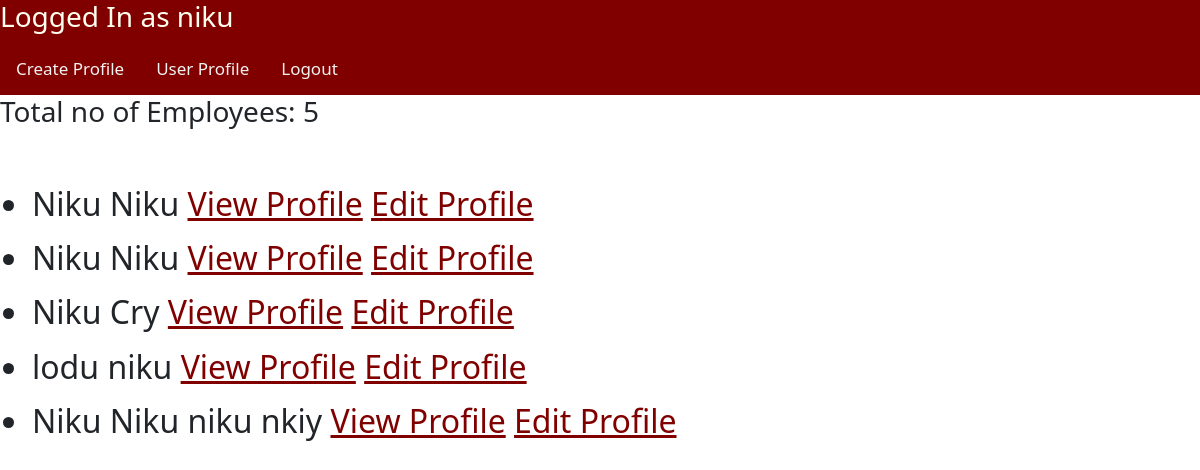
The app's page /profile/ (signed in) with its own data.
### task/models.py (models this page shows, shortened)
class EmployeesTable(models.Model):
    firstName = models.CharField(max_length=30)
    lastName = models.CharField(max_length=30)
    email = models.EmailField(max_length=50)
    phone = PhoneNumberField()
    DOB = models.DateField()
    img = models.ImageField(upload_to='images/%Y/%m/%d/',default='default.jpg')
    user = models.ForeignKey(User,on_delete=models.CASCADE)

### task/views.py (the view)
# urls.py: path('profile/',views.userprofile,name='userprofile'),
def userprofile(request):
    emp_det = EmployeesTable.objects.filter(user=request.user)
    return render(request,'task/profile.html',{'obj':emp_det})

### task/templates/task/profile.html
{% extends "task/base.html"%}
{% block content %}
{% if obj %}
<h3>Total no of Employees: {{ obj.count }} </h3>
<br>
<br>
{% for ob in obj %}
<h2>
<ul>
<li>{{ob.firstName}} {{ob.lastName}} <a style="color:#800000;"  href="{% url 'viewuserprofile' ob.id %}">View Profile</a> <a style="color: #800000;" href="{% url 'edituserprofile' ob.id %}">Edit Profile</a> </li>
</ul>
</h2>
{% endfor %}
{% else %}
<h2>No Employess has been adde <a href="{% url 'createprofile' %}">add employees</a></h2>
{% endif %}
{% endblock %}

### task/templates/task/base.html (shortened to what this page needs)
<!DOCTYPE html>
<html lang="en">
    <head>
        {% load static %}
        <link rel="stylesheet" href="{% static 'task/style.css' %}">
        <link href="https://cdn.jsdelivr.net/npm/bootstrap@5.0.0-beta3/dist/css/bootstrap.min.css" rel="stylesheet"
>
    </head>
    <body>
        {% if user.is_authenticated %}
        <div class="topnav">
            <h3 class="logednm">Logged In as {{ user.username }}</h3>
            <a href="{% url 'createprofile' %}">Create Profile</a>
            <a href="{% url 'userprofile' %}">User Profile</a>
            <a href="#" onclick="$('#signOutBtn').click()">Logout</a>
        </div>
        {% else %}
        <div class ="topnav">
            <a href="{% url 'signupuser' %}">Signup</a>
            <a href="{% url 'loginuser' %}">Login</a>
        </div>
        {% endif %}
        {% block content %}{% endblock %}
    </body>
</html>

### task/static/task/style.css (style rules this page uses)
.logednm { color: ivory; }
.topnav { background-color: #800000; overflow: hidden; }
.topnav a { float: left; color: #f2f2f2; text-align: center; padding: 14px 16px; text-decoration: none; font-size: 17px; }

### records on screen
EmployeesTable: firstName "Niku", lastName "Niku"
EmployeesTable: firstName "Niku", lastName "Niku"
EmployeesTable: firstName "Niku", lastName "Cry"
EmployeesTable: firstName "lodu", lastName "niku"
EmployeesTable: firstName "Niku Niku", lastName "niku nkiy"

### other values on screen
{{ obj.count }} "5"
